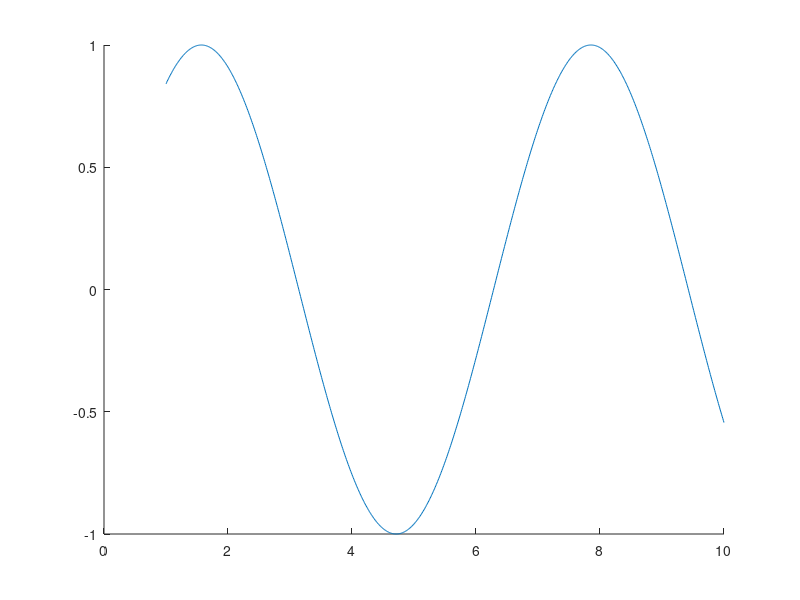

This figure's MATLAB source: (Note: this script raises an error after producing the figure.)
function[]=es13()
clear
clc
% ex13 -> regola dei trapezi dati n nodi e x in [0, n]
% ex14 -> regola di S-C per dati 2n nodi e x in [0, n]

f = @(x)sin(x);
%f = @(x)x.*exp(-x);
a = 1;
b = 10;

for j = 2:20
    clf
    hold on
    
    x = a:0.01:b;
    plot(x, f(x));
    
    nodes = nodiUniformi(j, a, b);
    v = zeros(1,length(nodes));
    int = zeros(1,length(nodes));
    for i = 1:length(nodes)-1
        int(i+1) = integral(f, nodes(i), nodes(i+1));
        v(i+1) = es9(f, nodes(i), nodes(i+1), 2);
    end
    
    v(1) = v(2);
    int(1) = int(2);
    
    for i = 1:length(nodes)
        plot([nodes(i), nodes(i)], get(gca,'ylim'), '--black')
    end

    plot(nodes, v, nodes, int);
    title( strcat('n = ', num2str(j)) );
    
end

